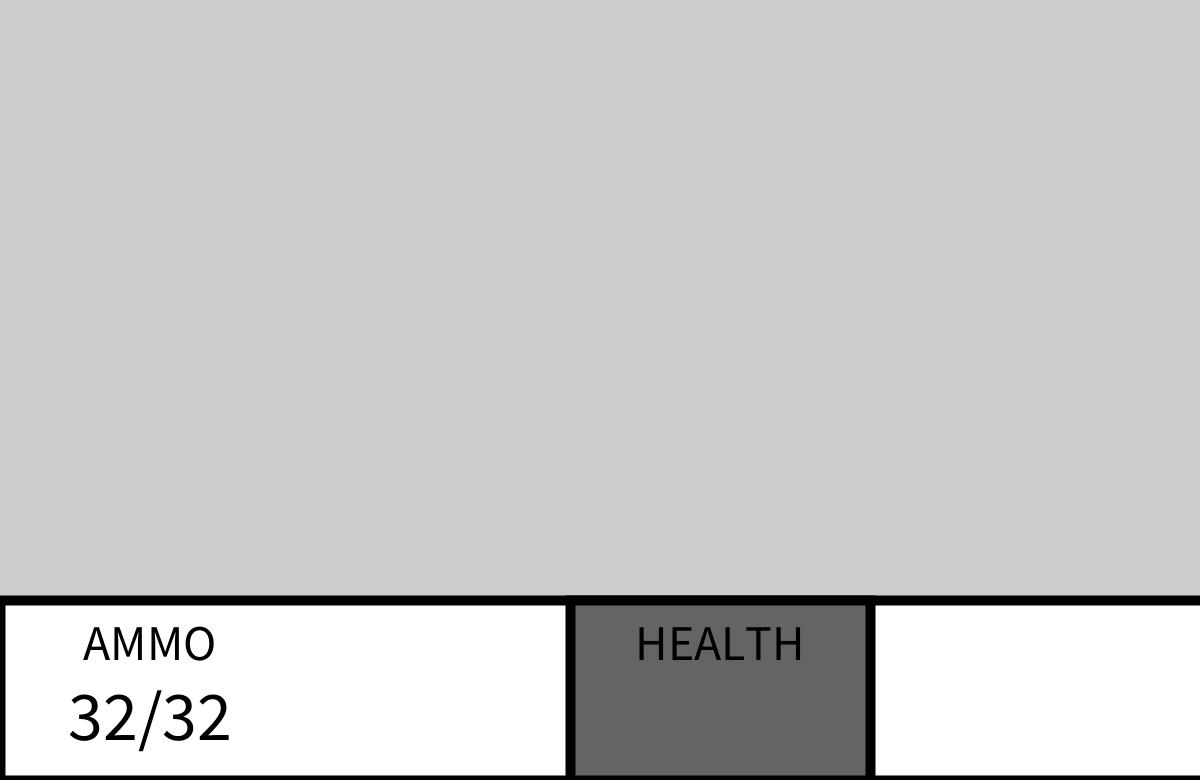
Frame 1 (no input)
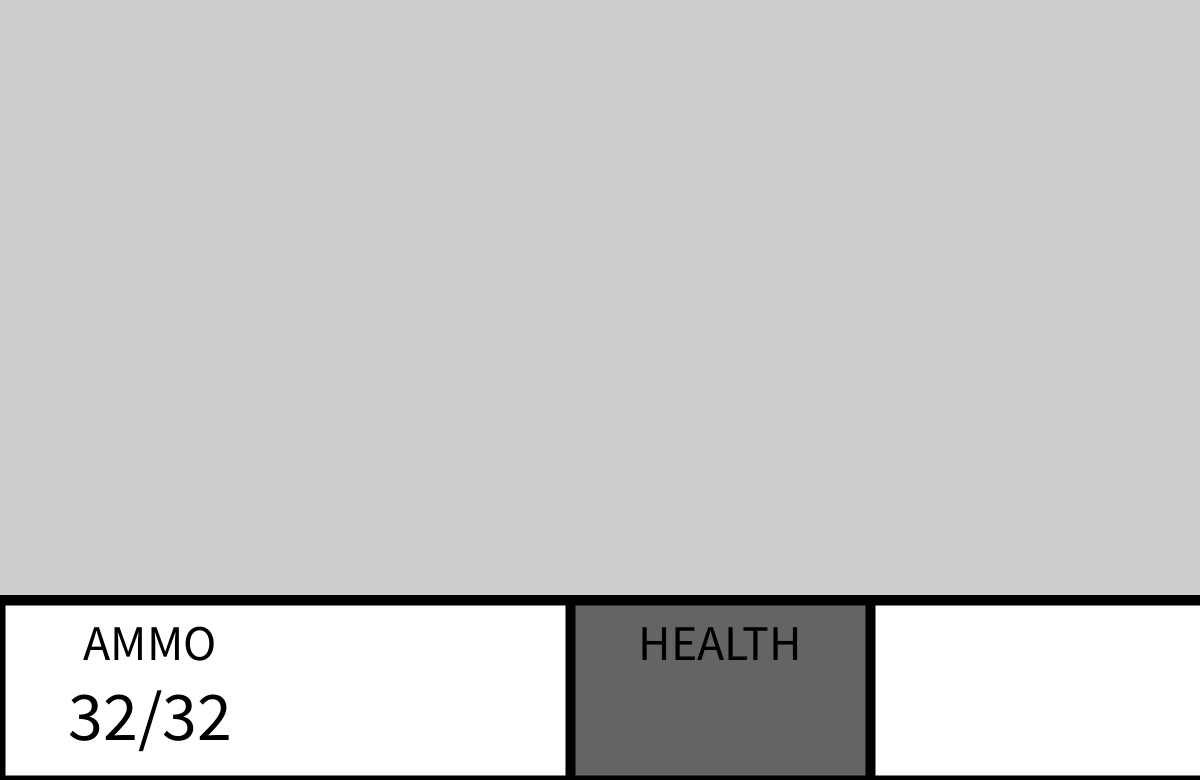
Frame 60 (the mouse pressed at the canvas centre just before this capture)
Frame 120 (the mouse held since frame 60 and released just before this capture): identical to frame 60, image omitted

The Processing sketch that drew these frames (run headless with seeded random() and noise(); from frame 60 on, the mouse is pressed at the canvas centre):

// Processing sketch: test1
// ── test1.pde
int ammo = 32;
int health = 100;
int numEnemies = 3;
boolean gameEnd = false;
boolean startScreen = false;

void setup () {
    size (1200, 780);
}

void shoot(){
    if (ammo>0){
        ammo -= 1;

    } 
}

void reloadText(){

}

void draw () {
    if (startScreen){
        background (100);
        // start button
        rectMode(CENTER);
        strokeWeight(3);
        fill (255);
        rect (1440/2, 600, 200, 80);

        textAlign(CENTER);
        fill(0);
        textSize(50);
        text ("PLAY", 720, 620);

    } else if (!startScreen && ! gameEnd){
        // UI
        fill(255);
        rectMode (CORNER);
        strokeWeight (10);
        rect (0, 600, 1440, 180);

        // health
        rectMode (CENTER);
        fill (100);
        rect (720, 690, 300, 180);
        textAlign (CENTER);
        textSize (50);
        fill (0);
        text ("HEALTH", 720, 660);

        // ammo
        text ("AMMO", 150, 660);
        textSize(70);
        text (ammo + "/32", 150, 740);

    } else if (gameEnd){
        
    }

}

void mouseClicked () {
    if (startScreen){
        if (mouseX>620 && mouseX<820 && mouseY>520 && mouseY<680){
            startScreen = false;
        }
    } else if (!startScreen && ! gameEnd){

    } else if (gameEnd){
        gameEnd = false;
    }
}

void keyPressed (){
    if (!startScreen && !gameEnd){
        if (key== ' '){
            if (ammo != 0){
                shoot();
            } else {
                reloadText();
            }
        }
    }
}
